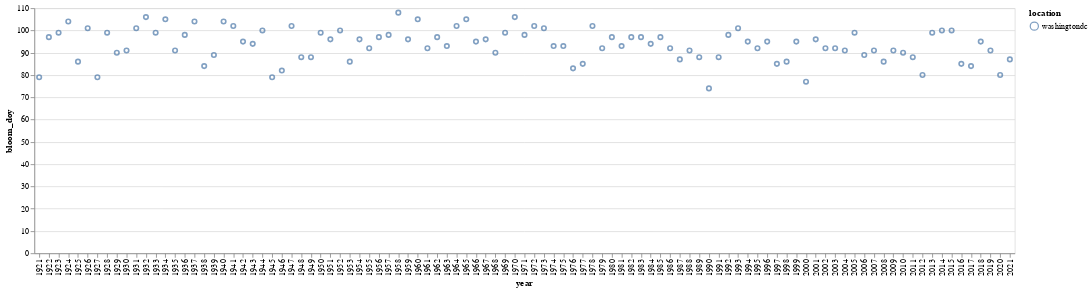

The notebook cell saved with this chart:
### Markdown cell above
First thing that jumps around to me is there is a good deal of variance around the observed dates across the board. Let's take a look at just DC to see if there are any 
obvious trends:

### Code cell
dc_obs_chart = alt.Chart(df[(df.year > 1920) & (df.location == 'washingtondc')]).mark_point().encode(x='year:O', y='bloom_doy', color='location').properties(width=1200)
dc_obs_chart

### Figure 1 — Vega-Lite specification as saved in the notebook (floating-point values rounded to 4 significant figures)
{"config": {"view": {"continuousWidth": 400, "continuousHeight": 300}}, "data": {"name": "data-35f8e47d51d31d7668f7f8de4feb7e7d"}, "mark": "point", "encoding": {"color": {"field": "location", "type": "nominal"}, "x": {"field": "year", "type": "ordinal"}, "y": {"field": "bloom_doy", "type": "quantitative"}}, "width": 1200, "$schema": "https://vega.github.io/schema/vega-lite/v4.17.0.json", "datasets": {"data-35f8e47d51d31d7668f7f8de4feb7e7d": [{"location": "washingtondc", "lat": 38.89, "long": -77.04, "alt": 0, "year": 1921, "bloom_date": "1921-03-20", "bloom_doy": 79}, {"location": "washingtondc", "lat": 38.89, "long": -77.04, "alt": 0, "year": 1922, "bloom_date": "1922-04-07", "bloom_doy": 97}, {"location": "washingtondc", "lat": 38.89, "long": -77.04, "alt": 0, "year": 1923, "bloom_date": "1923-04-09", "bloom_doy": 99}, {"location": "washingtondc", "lat": 38.89, "long": -77.04, "alt": 0, "year": 1924, "bloom_date": "1924-04-13", "bloom_doy": 104}, {"location": "washingtondc", "lat": 38.89, "long": -77.04, "alt": 0, "year": 1925, "bloom_date": "1925-03-27", "bloom_doy": 86}, {"location": "washingtondc", "lat": 38.89, "long": -77.04, "alt": 0, "year": 1926, "bloom_date": "1926-04-11", "bloom_doy": 101}, {"location": "washingtondc", "lat": 38.89, "long": -77.04, "alt": 0, "year": 1927, "bloom_date": "1927-03-20", "bloom_doy": 79}, {"location": "washingtondc", "lat": 38.89, "long": -77.04, "alt": 0, "year": 1928, "bloom_date": "1928-04-08", "bloom_doy": 99}, {"location": "washingtondc", "lat": 38.89, "long": -77.04, "alt": 0, "year": 1929, "bloom_date": "1929-03-31", "bloom_doy": 90}, {"location": "washingtondc", "lat": 38.89, "long": -77.04, "alt": 0, "year": 1930, "bloom_date": "1930-04-01", "bloom_doy": 91}, {"location": "washingtondc", "lat": 38.89, "long": -77.04, "alt": 0, "year": 1931, "bloom_date": "1931-04-11", "bloom_doy": 101}, {"location": "washingtondc", "lat": 38.89, "long": -77.04, "alt": 0, "year": 1932, "bloom_date": "1932-04-15", "bloom_doy": 106}, {"location": "washingtondc", "lat": 38.89, "long": -77.04, "alt": 0, "year": 1933, "bloom_date": "1933-04-09", "bloom_doy": 99}, {"location": "washingtondc", "lat": 38.89, "long": -77.04, "alt": 0, "year": 1934, "bloom_date": "1934-04-15", "bloom_doy": 105}, {"location": "washingtondc", "lat": 38.89, "long": -77.04, "alt": 0, "year": 1935, "bloom_date": "1935-04-01", "bloom_doy": 91}, {"location": "washingtondc", "lat": 38.89, "long": -77.04, "alt": 0, "year": 1936, "bloom_date": "1936-04-07", "bloom_doy": 98}, {"location": "washingtondc", "lat": 38.89, "long": -77.04, "alt": 0, "year": 1937, "bloom_date": "1937-04-14", "bloom_doy": 104}, {"location": "washingtondc", "lat": 38.89, "long": -77.04, "alt": 0, "year": 1938, "bloom_date": "1938-03-25", "bloom_doy": 84}, {"location": "washingtondc", "lat": 38.89, "long": -77.04, "alt": 0, "year": 1939, "bloom_date": "1939-03-30", "bloom_doy": 89}, {"location": "washingtondc", "lat": 38.89, "long": -77.04, "alt": 0, "year": 1940, "bloom_date": "1940-04-13", "bloom_doy": 104}, {"location": "washingtondc", "lat": 38.89, "long": -77.04, "alt": 0, "year": 1941, "bloom_date": "1941-04-12", "bloom_doy": 102}, {"location": "washingtondc", "lat": 38.89, "long": -77.04, "alt": 0, "year": 1942, "bloom_date": "1942-04-05", "bloom_doy": 95}, {"location": "washingtondc", "lat": 38.89, "long": -77.04, "alt": 0, "year": 1943, "bloom_date": "1943-04-04", "bloom_doy": 94}, {"location": "washingtondc", "lat": 38.89, "long": -77.04, "alt": 0, "year": 1944, "bloom_date": "1944-04-09", "bloom_doy": 100}, {"location": "washingtondc", "lat": 38.89, "long": -77.04, "alt": 0, "year": 1945, "bloom_date": "1945-03-20", "bloom_doy": 79}, {"location": "washingtondc", "lat": 38.89, "long": -77.04, "alt": 0, "year": 1946, "bloom_date": "1946-03-23", "bloom_doy": 82}, {"location": "washingtondc", "lat": 38.89, "long": -77.04, "alt": 0, "year": 1947, "bloom_date": "1947-04-12", "bloom_doy": 102}, {"location": "washingtondc", "lat": 38.89, "long": -77.04, "alt": 0, "year": 1948, "bloom_date": "1948-03-28", "bloom_doy": 88}, {"location": "washingtondc", "lat": 38.89, "long": -77.04, "alt": 0, "year": 1949, "bloom_date": "1949-03-29", "bloom_doy": 88}, {"location": "washingtondc", "lat": 38.89, "long": -77.04, "alt": 0, "year": 1950, "bloom_date": "1950-04-09", "bloom_doy": 99}, {"location": "washingtondc", "lat": 38.89, "long": -77.04, "alt": 0, "year": 1951, "bloom_date": "1951-04-06", "bloom_doy": 96}, {"location": "washingtondc", "lat": 38.89, "long": -77.04, "alt": 0, "year": 1952, "bloom_date": "1952-04-09", "bloom_doy": 100}, {"location": "washingtondc", "lat": 38.89, "long": -77.04, "alt": 0, "year": 1953, "bloom_date": "1953-03-27", "bloom_doy": 86}, {"location": "washingtondc", "lat": 38.89, "long": -77.04, "alt": 0, "year": 1954, "bloom_date": "1954-04-06", "bloom_doy": 96}, {"location": "washingtondc", "lat": 38.89, "long": -77.04, "alt": 0, "year": 1955, "bloom_date": "1955-04-02", "bloom_doy": 92}, {"location": "washingtondc", "lat": 38.89, "long": -77.04, "alt": 0, "year": 1956, "bloom_date": "1956-04-06", "bloom_doy": 97}, {"location": "washingtondc", "lat": 38.89, "long": -77.04, "alt": 0, "year": 1957, "bloom_date": "1957-04-08", "bloom_doy": 98}, {"location": "washingtondc", "lat": 38.89, "long": -77.04, "alt": 0, "year": 1958, "bloom_date": "1958-04-18", "bloom_doy": 108}, {"location": "washingtondc", "lat": 38.89, "long": -77.04, "alt": 0, "year": 1959, "bloom_date": "1959-04-06", "bloom_doy": 96}, {"location": "washingtondc", "lat": 38.89, "long": -77.04, "alt": 0, "year": 1960, "bloom_date": "1960-04-14", "bloom_doy": 105}, {"location": "washingtondc", "lat": 38.89, "long": -77.04, "alt": 0, "year": 1961, "bloom_date": "1961-04-02", "bloom_doy": 92}, {"location": "washingtondc", "lat": 38.89, "long": -77.04, "alt": 0, "year": 1962, "bloom_date": "1962-04-07", "bloom_doy": 97}, {"location": "washingtondc", "lat": 38.89, "long": -77.04, "alt": 0, "year": 1963, "bloom_date": "1963-04-03", "bloom_doy": 93}, {"location": "washingtondc", "lat": 38.89, "long": -77.04, "alt": 0, "year": 1964, "bloom_date": "1964-04-11", "bloom_doy": 102}, {"location": "washingtondc", "lat": 38.89, "long": -77.04, "alt": 0, "year": 1965, "bloom_date": "1965-04-15", "bloom_doy": 105}, {"location": "washingtondc", "lat": 38.89, "long": -77.04, "alt": 0, "year": 1966, "bloom_date": "1966-04-05", "bloom_doy": 95}, {"location": "washingtondc", "lat": 38.89, "long": -77.04, "alt": 0, "year": 1967, "bloom_date": "1967-04-06", "bloom_doy": 96}, {"location": "washingtondc", "lat": 38.89, "long": -77.04, "alt": 0, "year": 1968, "bloom_date": "1968-03-30", "bloom_doy": 90}, {"location": "washingtondc", "lat": 38.89, "long": -77.04, "alt": 0, "year": 1969, "bloom_date": "1969-04-09", "bloom_doy": 99}, {"location": "washingtondc", "lat": 38.89, "long": -77.04, "alt": 0, "year": 1970, "bloom_date": "1970-04-16", "bloom_doy": 106}, {"location": "washingtondc", "lat": 38.89, "long": -77.04, "alt": 0, "year": 1971, "bloom_date": "1971-04-08", "bloom_doy": 98}, {"location": "washingtondc", "lat": 38.89, "long": -77.04, "alt": 0, "year": 1972, "bloom_date": "1972-04-11", "bloom_doy": 102}, {"location": "washingtondc", "lat": 38.89, "long": -77.04, "alt": 0, "year": 1973, "bloom_date": "1973-04-11", "bloom_doy": 101}, {"location": "washingtondc", "lat": 38.89, "long": -77.04, "alt": 0, "year": 1974, "bloom_date": "1974-04-03", "bloom_doy": 93}, {"location": "washingtondc", "lat": 38.89, "long": -77.04, "alt": 0, "year": 1975, "bloom_date": "1975-04-03", "bloom_doy": 93}, {"location": "washingtondc", "lat": 38.89, "long": -77.04, "alt": 0, "year": 1976, "bloom_date": "1976-03-23", "bloom_doy": 83}, {"location": "washingtondc", "lat": 38.89, "long": -77.04, "alt": 0, "year": 1977, "bloom_date": "1977-03-26", "bloom_doy": 85}, {"location": "washingtondc", "lat": 38.89, "long": -77.04, "alt": 0, "year": 1978, "bloom_date": "1978-04-12", "bloom_doy": 102}, {"location": "washingtondc", "lat": 38.89, "long": -77.04, "alt": 0, "year": 1979, "bloom_date": "1979-04-02", "bloom_doy": 92}, {"location": "washingtondc", "lat": 38.89, "long": -77.04, "alt": 0, "year": 1980, "bloom_date": "1980-04-06", "bloom_doy": 97}, {"location": "washingtondc", "lat": 38.89, "long": -77.04, "alt": 0, "year": 1981, "bloom_date": "1981-04-03", "bloom_doy": 93}, {"location": "washingtondc", "lat": 38.89, "long": -77.04, "alt": 0, "year": 1982, "bloom_date": "1982-04-07", "bloom_doy": 97}, {"location": "washingtondc", "lat": 38.89, "long": -77.04, "alt": 0, "year": 1983, "bloom_date": "1983-04-07", "bloom_doy": 97}, {"location": "washingtondc", "lat": 38.89, "long": -77.04, "alt": 0, "year": 1984, "bloom_date": "1984-04-03", "bloom_doy": 94}, {"location": "washingtondc", "lat": 38.89, "long": -77.04, "alt": 0, "year": 1985, "bloom_date": "1985-04-07", "bloom_doy": 97}, {"location": "washingtondc", "lat": 38.89, "long": -77.04, "alt": 0, "year": 1986, "bloom_date": "1986-04-02", "bloom_doy": 92}, {"location": "washingtondc", "lat": 38.89, "long": -77.04, "alt": 0, "year": 1987, "bloom_date": "1987-03-28", "bloom_doy": 87}, {"location": "washingtondc", "lat": 38.89, "long": -77.04, "alt": 0, "year": 1988, "bloom_date": "1988-03-31", "bloom_doy": 91}, {"location": "washingtondc", "lat": 38.89, "long": -77.04, "alt": 0, "year": 1989, "bloom_date": "1989-03-29", "bloom_doy": 88}, {"location": "washingtondc", "lat": 38.89, "long": -77.04, "alt": 0, "year": 1990, "bloom_date": "1990-03-15", "bloom_doy": 74}, {"location": "washingtondc", "lat": 38.89, "long": -77.04, "alt": 0, "year": 1991, "bloom_date": "1991-03-29", "bloom_doy": 88}, {"location": "washingtondc", "lat": 38.89, "long": -77.04, "alt": 0, "year": 1992, "bloom_date": "1992-04-07", "bloom_doy": 98}, {"location": "washingtondc", "lat": 38.89, "long": -77.04, "alt": 0, "year": 1993, "bloom_date": "1993-04-11", "bloom_doy": 101}, {"location": "washingtondc", "lat": 38.89, "long": -77.04, "alt": 0, "year": 1994, "bloom_date": "1994-04-05", "bloom_doy": 95}, {"location": "washingtondc", "lat": 38.89, "long": -77.04, "alt": 0, "year": 1995, "bloom_date": "1995-04-02", "bloom_doy": 92}, {"location": "washingtondc", "lat": 38.89, "long": -77.04, "alt": 0, "year": 1996, "bloom_date": "1996-04-04", "bloom_doy": 95}, {"location": "washingtondc", "lat": 38.89, "long": -77.04, "alt": 0, "year": 1997, "bloom_date": "1997-03-26", "bloom_doy": 85}, {"location": "washingtondc", "lat": 38.89, "long": -77.04, "alt": 0, "year": 1998, "bloom_date": "1998-03-27", "bloom_doy": 86}, {"location": "washingtondc", "lat": 38.89, "long": -77.04, "alt": 0, "year": 1999, "bloom_date": "1999-04-05", "bloom_doy": 95}, {"location": "washingtondc", "lat": 38.89, "long": -77.04, "alt": 0, "year": 2000, "bloom_date": "2000-03-17", "bloom_doy": 77}, {"location": "washingtondc", "lat": 38.89, "long": -77.04, "alt": 0, "year": 2001, "bloom_date": "2001-04-06", "bloom_doy": 96}, {"location": "washingtondc", "lat": 38.89, "long": -77.04, "alt": 0, "year": 2002, "bloom_date": "2002-04-02", "bloom_doy": 92}, {"location": "washingtondc", "lat": 38.89, "long": -77.04, "alt": 0, "year": 2003, "bloom_date": "2003-04-02", "bloom_doy": 92}, {"location": "washingtondc", "lat": 38.89, "long": -77.04, "alt": 0, "year": 2004, "bloom_date": "2004-03-31", "bloom_doy": 91}, {"location": "washingtondc", "lat": 38.89, "long": -77.04, "alt": 0, "year": 2005, "bloom_date": "2005-04-09", "bloom_doy": 99}, {"location": "washingtondc", "lat": 38.89, "long": -77.04, "alt": 0, "year": 2006, "bloom_date": "2006-03-30", "bloom_doy": 89}, {"location": "washingtondc", "lat": 38.89, "long": -77.04, "alt": 0, "year": 2007, "bloom_date": "2007-04-01", "bloom_doy": 91}, {"location": "washingtondc", "lat": 38.89, "long": -77.04, "alt": 0, "year": 2008, "bloom_date": "2008-03-26", "bloom_doy": 86}, {"location": "washingtondc", "lat": 38.89, "long": -77.04, "alt": 0, "year": 2009, "bloom_date": "2009-04-01", "bloom_doy": 91}, {"location": "washingtondc", "lat": 38.89, "long": -77.04, "alt": 0, "year": 2010, "bloom_date": "2010-03-31", "bloom_doy": 90}, {"location": "washingtondc", "lat": 38.89, "long": -77.04, "alt": 0, "year": 2011, "bloom_date": "2011-03-29", "bloom_doy": 88}, {"location": "washingtondc", "lat": 38.89, "long": -77.04, "alt": 0, "year": 2012, "bloom_date": "2012-03-20", "bloom_doy": 80}, {"location": "washingtondc", "lat": 38.89, "long": -77.04, "alt": 0, "year": 2013, "bloom_date": "2013-04-09", "bloom_doy": 99}, {"location": "washingtondc", "lat": 38.89, "long": -77.04, "alt": 0, "year": 2014, "bloom_date": "2014-04-10", "bloom_doy": 100}, {"location": "washingtondc", "lat": 38.89, "long": -77.04, "alt": 0, "year": 2015, "bloom_date": "2015-04-10", "bloom_doy": 100}, {"location": "washingtondc", "lat": 38.89, "long": -77.04, "alt": 0, "year": 2016, "bloom_date": "2016-03-25", "bloom_doy": 85}, {"location": "washingtondc", "lat": 38.89, "long": -77.04, "alt": 0, "year": 2017, "bloom_date": "2017-03-25", "bloom_doy": 84}, {"location": "washingtondc", "lat": 38.89, "long": -77.04, "alt": 0, "year": 2018, "bloom_date": "2018-04-05", "bloom_doy": 95}, {"location": "washingtondc", "lat": 38.89, "long": -77.04, "alt": 0, "year": 2019, "bloom_date": "2019-04-01", "bloom_doy": 91}, {"location": "washingtondc", "lat": 38.89, "long": -77.04, "alt": 0, "year": 2020, "bloom_date": "2020-03-20", "bloom_doy": 80}, {"location": "washingtondc", "lat": 38.89, "long": -77.04, "alt": 0, "year": 2021, "bloom_date": "2021-03-28", "bloom_doy": 87}]}}
